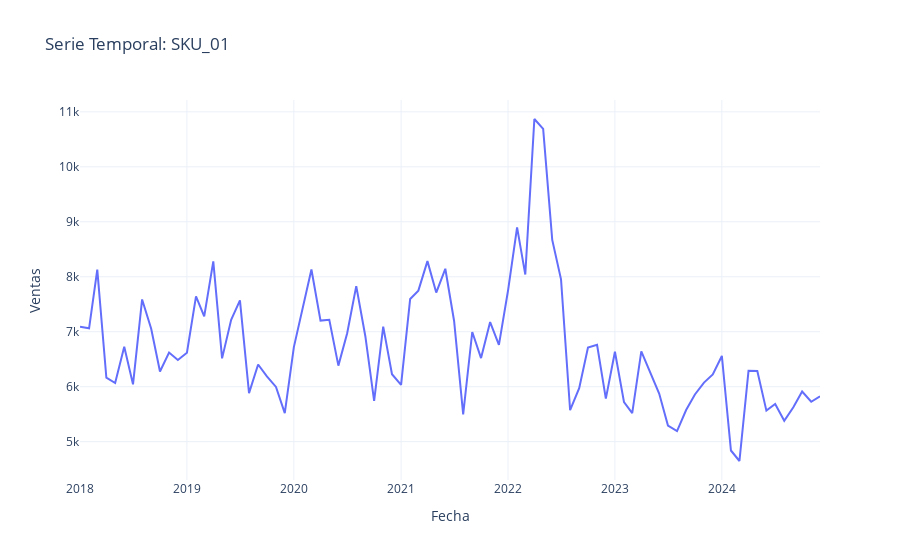

Notebook code for this chart:
### Code cell
# Serie SKU_01 con plotly
fig_sku = go.Figure()
fig_sku.add_trace(go.Scatter(x=df.index, y=df['SKU_01'], mode='lines', name='SKU_01'))

fig_sku.update_layout(
    title="Serie Temporal: SKU_01",
    xaxis_title="Fecha",
    yaxis_title="Ventas",
    template="plotly_white",
    hovermode="x"
)

fig_sku.show()
